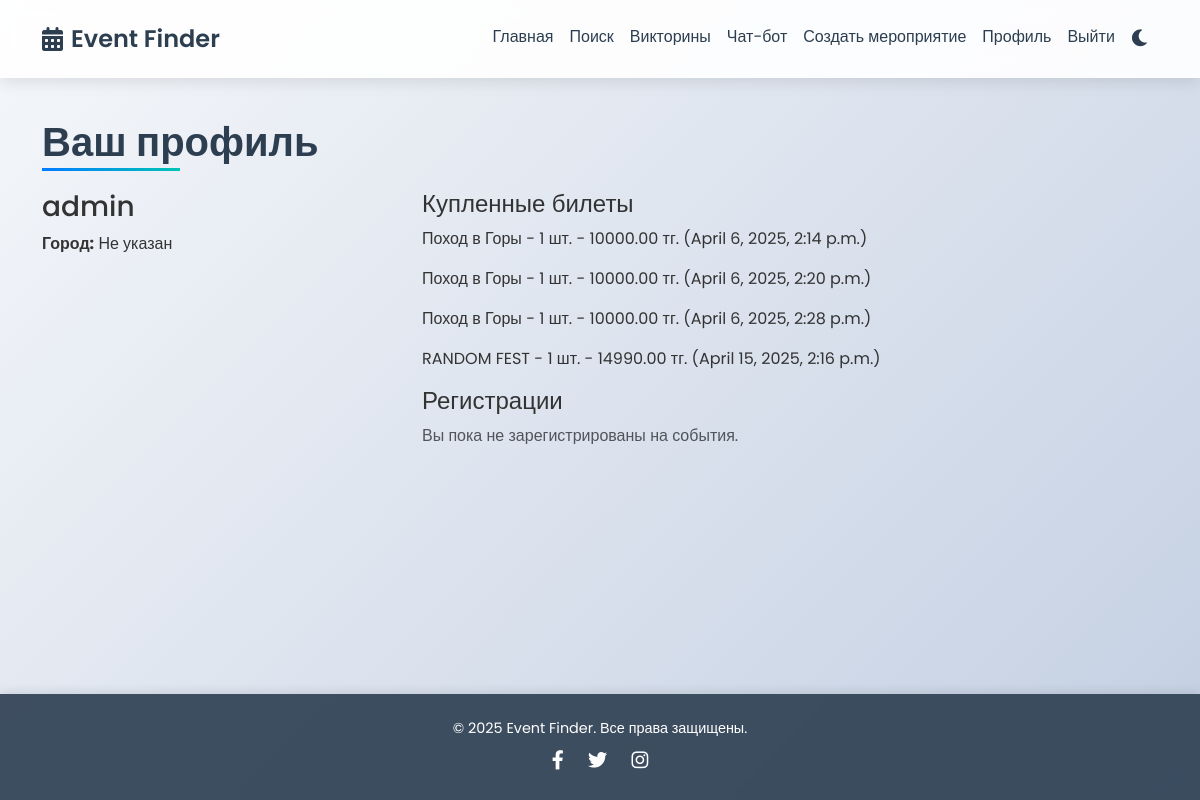
The page /profile/ (signed in) on the database its author committed.
### events/models.py (models this page shows, shortened)
class User(AbstractUser):
    profile_picture = models.ImageField(upload_to='profiles/', blank=True, null=True)
    city = models.CharField(max_length=100, blank=True)
    is_organizer = models.BooleanField(default=False, help_text="Указывает, является ли пользователь организатором.")

class Ticket(models.Model):
    event = models.ForeignKey(Event, on_delete=models.CASCADE)
    user = models.ForeignKey(User, on_delete=models.CASCADE)
    purchase_date = models.DateTimeField(auto_now_add=True)
    quantity = models.PositiveIntegerField()
    total_price = models.DecimalField(max_digits=10, decimal_places=2)

class Event(models.Model):
    name = models.CharField(max_length=200)
    description = models.TextField()
    date = models.DateField()
    time = models.TimeField()
    venue = models.ForeignKey(Venue, on_delete=models.CASCADE)
    category = models.ForeignKey(Category, on_delete=models.SET_NULL, null=True)
    ticket_price = models.DecimalField(max_digits=10, decimal_places=2, default=0.00)
    is_free = models.BooleanField(default=False)
    image = models.ImageField(upload_to='events/', blank=True, null=True)
    downloadable_file = models.FileField(upload_to='event_files/', null=True, blank=True)
    organizer = models.ForeignKey(User, on_delete=models.CASCADE, related_name='organized_events', null=True)  # Новое поле

### events/views.py (the view)
# urls.py: path('profile/', views.profile, name='profile'),
@login_required
def profile(request):
    tickets = Ticket.objects.filter(user=request.user)
    registrations = Registration.objects.filter(user=request.user)
    return render(request, 'events/profile.html', {
        'tickets': tickets,
        'registrations': registrations
    })

### events/templates/events/profile.html (shortened to what this page needs)
{% extends 'events/base.html' %}
{% block content %}
    <h1>Ваш профиль</h1>
    <div class="row">
        <div class="col-md-4">
            <h3>{{ user.username }}</h3>
            <p><strong>Город:</strong> {{ user.city|default:"Не указан" }}</p>
        </div>
        <div class="col-md-8">
            <h4>Купленные билеты</h4>
            {% for ticket in tickets %}
                <p>{{ ticket.event.name }} - {{ ticket.quantity }} шт. - {{ ticket.total_price }} тг. ({{ ticket.purchase_date }})</p>
            {% empty %}
                <p class="text-muted">Вы пока не купили билеты.</p>
            {% endfor %}
            <h4>Регистрации</h4>
            {% for registration in registrations %}
                <p>{{ registration.event.name }} - {{ registration.registration_date }}</p>
            {% empty %}
                <p class="text-muted">Вы пока не зарегистрированы на события.</p>
            {% endfor %}
        </div>
    </div>
{% endblock %}

### static/css/styles.css (style rules this page uses)
* { margin: 0; padding: 0; box-sizing: border-box; }
body { font-family: 'Poppins', sans-serif; background: linear-gradient(135deg, #f5f7fa 0%, #c3cfe2 100%); color: #333; min-height: 100vh; display: flex; flex-direction: column; }
h1 { font-weight: 600; color: #2c3e50; margin-bottom: 1.5rem; position: relative; display: inline-block; }
h1::after { content: ''; position: absolute; bottom: -5px; left: 0; width: 50%; height: 3px; background: linear-gradient(to right, #007bff, #00c4b4); }

### rows shown on the page
User: username "admin", city "Не указан"
Ticket: event.name "Поход в Горы", quantity "1", total_price "10000.00", purchase_date "April 6, 2025, 2:14 p.m."
Ticket: event.name "Поход в Горы", quantity "1", total_price "10000.00", purchase_date "April 6, 2025, 2:20 p.m."
Ticket: event.name "Поход в Горы", quantity "1", total_price "10000.00", purchase_date "April 6, 2025, 2:28 p.m."
Ticket: event.name "RANDOM FEST", quantity "1", total_price "14990.00", purchase_date "April 15, 2025, 2:16 p.m."
